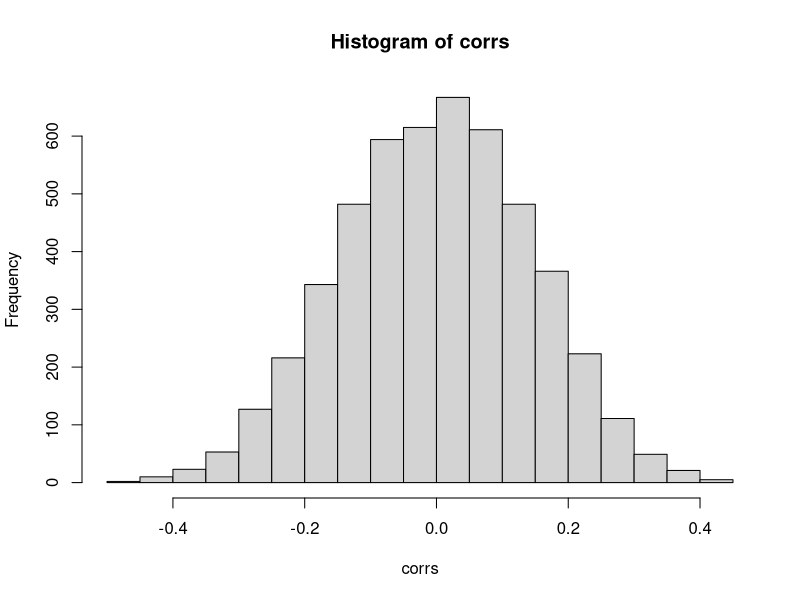

Here is the R script that generated this plot:
## ---- chunk 1
showsolA<-TRUE
showsolB<-TRUE
library(knitr)
opts_chunk$set(tidy.opts=list(width.cutoff=68),tidy=TRUE)
knitr::opts_chunk$set(echo = TRUE,tidy=TRUE,message=FALSE,warning=FALSE,strip.white=TRUE,prompt=FALSE,
                      cache=TRUE, size="scriptsize")
## ---- chunk 2
library(boot)
# GENERATE DATA; use a seed for reproducibility
set.seed(4268)
n=50 #number of observations
p=5000 #number of predictors
d=25 #top correlated predictors chosen

# generating predictor data
xs=matrix(rnorm(n*p,0,4),ncol=p,nrow=n) #simple way to to uncorrelated predictors
dim(xs) # n times p
xs[1:10,1:10]

# generate class labels independent of predictors - so if all classifies as class 1 we expect 50% errors in general
ys=c(rep(0,n/2),rep(1,n/2)) #now really 50% of each
table(ys)
## ---- chunk 3
# Calculate the correlations for all predictors and the response
corrs=apply(xs,2,cor,y=ys)
hist(corrs)
## ---- chunk 4
# Select the d predictors with the highes correlation
selected=order(corrs^2,decreasing = TRUE)[1:d]  

# Then store the highest correlated predictors into a reduced data frame, together with the response y:
data=data.frame(ys,xs[,selected])
## ---- chunk 5
logfit=glm(ys~.,family="binomial",data=data)

cost <- function(r, pi = 0) mean(abs(r-pi) > 0.5)
kfold=10

cvres=cv.glm(data=data,glmfit=logfit,cost=cost,K=10)
cvres$delta
## ---- chunk 6
reorder=sample(1:n,replace=FALSE)
validclass=NULL
for (i in 1:kfold)
{
  neach=n/kfold
  trainids=setdiff(1:n,(((i-1)*neach+1):(i*neach)))
  traindata=data.frame(xs[reorder[trainids],],ys[reorder[trainids]])
  validdata=data.frame(xs[reorder[-trainids],],ys[reorder[-trainids]])
  colnames(traindata)=colnames(validdata)=c(paste("X",1:p),"y")
  foldcorrs= apply(traindata[,1:p],2,cor,y=traindata[,p+1]) 
  selected=order(foldcorrs^2,decreasing = TRUE)[1:d] #top d correlated selected
  data=traindata[,c(selected,p+1)]
  trainlogfit=glm(y~.,family="binomial",data=data)
  pred=plogis(predict.glm(trainlogfit,newdata=validdata[,selected]))
  validclass=c(validclass,ifelse(pred > 0.5, 1, 0))
}
table(ys[reorder],validclass)
1-sum(diag(table(ys[reorder],validclass)))/n
